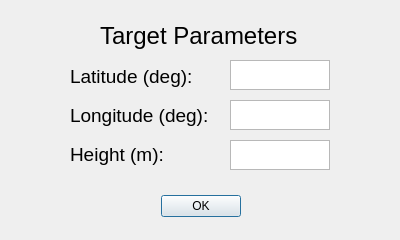
<?xml version="1.0" encoding="UTF-8"?>
<ui version="4.0">
 <class>TargetDialog</class>
 <widget class="QDialog" name="TargetDialog">
  <property name="geometry">
   <rect>
    <x>0</x>
    <y>0</y>
    <width>400</width>
    <height>240</height>
   </rect>
  </property>
  <property name="windowTitle">
   <string>NeXtRAD Dialog</string>
  </property>
  <widget class="QDialogButtonBox" name="buttonBox">
   <property name="geometry">
    <rect>
     <x>160</x>
     <y>190</y>
     <width>81</width>
     <height>32</height>
    </rect>
   </property>
   <property name="orientation">
    <enum>Qt::Horizontal</enum>
   </property>
   <property name="standardButtons">
    <set>QDialogButtonBox::Ok</set>
   </property>
  </widget>
  <widget class="QLabel" name="label">
   <property name="geometry">
    <rect>
     <x>100</x>
     <y>20</y>
     <width>201</width>
     <height>31</height>
    </rect>
   </property>
   <property name="font">
    <font>
     <pointsize>18</pointsize>
    </font>
   </property>
   <property name="text">
    <string>Target Parameters</string>
   </property>
  </widget>
  <widget class="QTextEdit" name="latEdit">
   <property name="geometry">
    <rect>
     <x>230</x>
     <y>60</y>
     <width>100</width>
     <height>30</height>
    </rect>
   </property>
  </widget>
  <widget class="QTextEdit" name="lonEdit">
   <property name="geometry">
    <rect>
     <x>230</x>
     <y>100</y>
     <width>100</width>
     <height>30</height>
    </rect>
   </property>
  </widget>
  <widget class="QTextEdit" name="htEdit">
   <property name="geometry">
    <rect>
     <x>230</x>
     <y>140</y>
     <width>100</width>
     <height>30</height>
    </rect>
   </property>
  </widget>
  <widget class="QWidget" name="layoutWidget">
   <property name="geometry">
    <rect>
     <x>70</x>
     <y>60</y>
     <width>153</width>
     <height>111</height>
    </rect>
   </property>
   <layout class="QVBoxLayout" name="verticalLayout">
    <item>
     <widget class="QLabel" name="latlabel">
      <property name="font">
       <font>
        <pointsize>14</pointsize>
       </font>
      </property>
      <property name="text">
       <string>Latitude (deg):</string>
      </property>
     </widget>
    </item>
    <item>
     <widget class="QLabel" name="lonlabel">
      <property name="font">
       <font>
        <pointsize>14</pointsize>
       </font>
      </property>
      <property name="text">
       <string>Longitude (deg):</string>
      </property>
     </widget>
    </item>
    <item>
     <widget class="QLabel" name="htlabel">
      <property name="font">
       <font>
        <pointsize>14</pointsize>
       </font>
      </property>
      <property name="text">
       <string>Height (m):</string>
      </property>
     </widget>
    </item>
   </layout>
  </widget>
 </widget>
 <resources/>
 <connections>
  <connection>
   <sender>buttonBox</sender>
   <signal>accepted()</signal>
   <receiver>TargetDialog</receiver>
   <slot>accept()</slot>
   <hints>
    <hint type="sourcelabel">
     <x>248</x>
     <y>254</y>
    </hint>
    <hint type="destinationlabel">
     <x>157</x>
     <y>274</y>
    </hint>
   </hints>
  </connection>
  <connection>
   <sender>buttonBox</sender>
   <signal>rejected()</signal>
   <receiver>TargetDialog</receiver>
   <slot>reject()</slot>
   <hints>
    <hint type="sourcelabel">
     <x>316</x>
     <y>260</y>
    </hint>
    <hint type="destinationlabel">
     <x>286</x>
     <y>274</y>
    </hint>
   </hints>
  </connection>
 </connections>
</ui>
